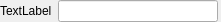
<?xml version="1.0" encoding="UTF-8"?>
<ui version="4.0">
 <class>LineEditWidget</class>
 <widget class="QWidget" name="LineEditWidget">
  <property name="geometry">
   <rect>
    <x>0</x>
    <y>0</y>
    <width>221</width>
    <height>22</height>
   </rect>
  </property>
  <property name="windowTitle">
   <string>Form</string>
  </property>
  <layout class="QGridLayout" name="gridLayout">
   <property name="leftMargin">
    <number>0</number>
   </property>
   <property name="topMargin">
    <number>0</number>
   </property>
   <property name="rightMargin">
    <number>0</number>
   </property>
   <property name="bottomMargin">
    <number>0</number>
   </property>
   <item row="0" column="0">
    <layout class="QHBoxLayout" name="horizontalLayout">
     <item>
      <widget class="QLabel" name="label">
       <property name="sizePolicy">
        <sizepolicy hsizetype="Preferred" vsizetype="Preferred">
         <horstretch>0</horstretch>
         <verstretch>0</verstretch>
        </sizepolicy>
       </property>
       <property name="minimumSize">
        <size>
         <width>0</width>
         <height>0</height>
        </size>
       </property>
       <property name="maximumSize">
        <size>
         <width>16777215</width>
         <height>16777215</height>
        </size>
       </property>
       <property name="text">
        <string>TextLabel</string>
       </property>
      </widget>
     </item>
     <item>
      <widget class="QLineEdit" name="lineEdit">
       <property name="minimumSize">
        <size>
         <width>160</width>
         <height>0</height>
        </size>
       </property>
       <property name="maximumSize">
        <size>
         <width>160</width>
         <height>16777215</height>
        </size>
       </property>
      </widget>
     </item>
     <item>
      <spacer name="horizontalSpacer">
       <property name="orientation">
        <enum>Qt::Horizontal</enum>
       </property>
       <property name="sizeHint" stdset="0">
        <size>
         <width>40</width>
         <height>20</height>
        </size>
       </property>
      </spacer>
     </item>
    </layout>
   </item>
  </layout>
 </widget>
 <resources/>
 <connections/>
</ui>
